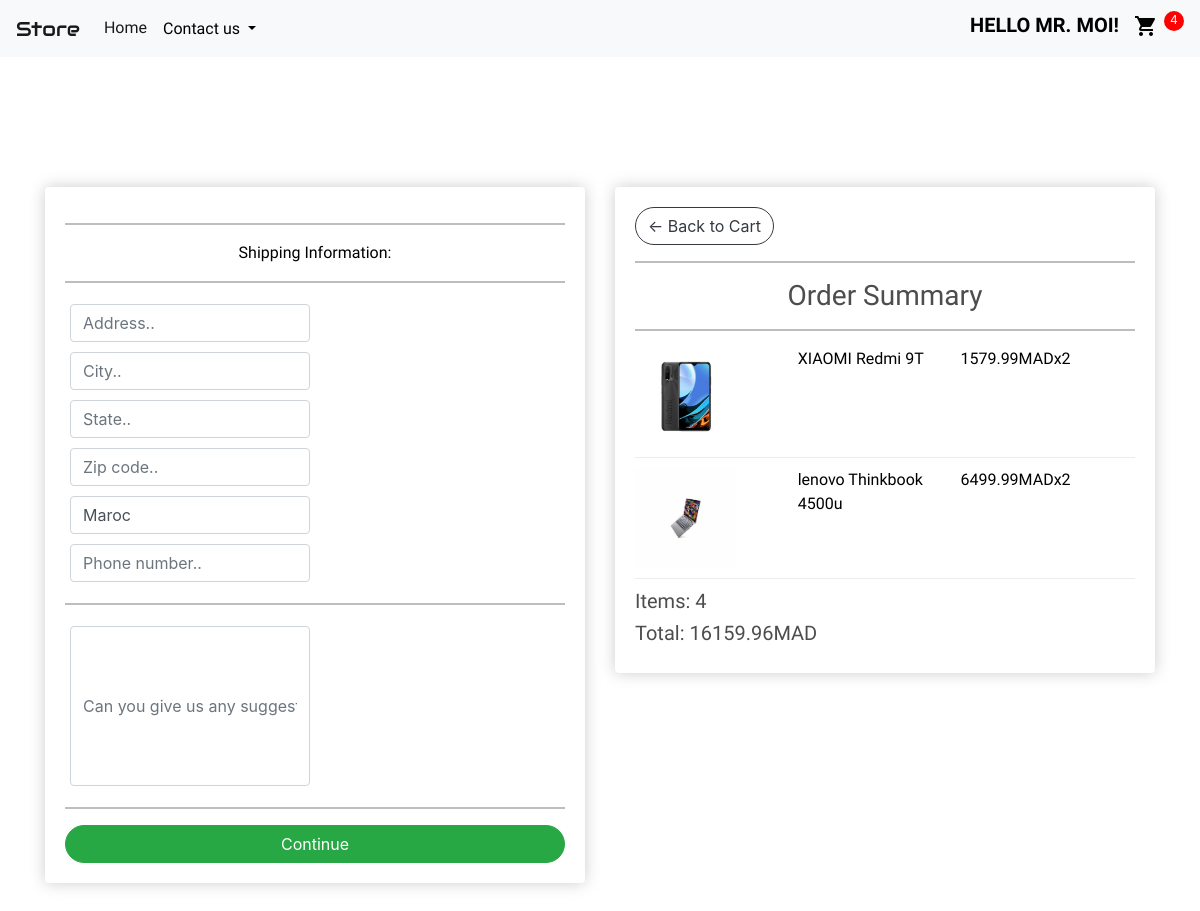
The app's page /chekout/ (signed in) with its own data.
### ecom/models.py (models this page shows, shortened)
class Customer(models.Model):
    user = models.OneToOneField(User, null=True, blank=True, on_delete=models.CASCADE)
    name = models.CharField(max_length=200, null=True)
    email = models.CharField(max_length=200)
    def __str__(self):
        return self.name

class OrderItem(models.Model):
    product = models.ForeignKey(Product, on_delete=models.SET_NULL, null=True)
    order = models.ForeignKey(Order, on_delete=models.SET_NULL, null=True)
    quantity = models.IntegerField(default=0, null=True, blank=True)
    date_added = models.DateTimeField(auto_now_add=True)
    @property
    def get_total(self):
        total = self.product.price * self.quantity
        return total

class Product(models.Model):
    name = models.CharField(max_length=200)
    price = models.FloatField()
    digital = models.BooleanField(default=False,null=True, blank=True)
    image = models.ImageField(null=True, blank=True)
    Description = models.TextField(max_length=200000000000000000000)
    view = models.ImageField(null=True, blank=True)
    list1 = models.CharField(max_length=2000,null=True,blank=True)
    list2 = models.CharField(max_length=2000,null=True,blank=True)
    list3 = models.CharField(max_length=2000,null=True,blank=True)
    list4 = models.CharField(max_length=2000,null=True,blank=True)
    list5 = models.CharField(max_length=2000,null=True,blank=True)
    list6 = models.CharField(max_length=2000,null=True,blank=True)
    list7 = models.CharField(max_length=2000,null=True,blank=True)
    list8 = models.CharField(max_length=2000,null=True,blank=True)
    list9 = models.CharField(max_length=2000,null=True,blank=True)
    list10 = models.CharField(max_length=2000,null=True,blank=True)
    list11 = models.CharField(max_length=2000,null=True,blank=True)

class Order(models.Model):
    customer = models.ForeignKey(Customer, on_delete=models.SET_NULL, null=True, blank=True)
    date_ordered = models.DateTimeField(auto_now_add=True)
    complete = models.BooleanField(default=False)
    transaction_id = models.CharField(max_length=100, null=True)
    @property
    def shipping(self):
        shipping = False
        orderitems = self.orderitem_set.all()
        for i in orderitems:
            if i.product.digital == False:
                shipping = True
        return shipping
    @property
    def get_cart_total(self):
        orderitems = self.orderitem_set.all()
        total = sum([item.get_total for item in orderitems])
        return total
    @property
    def get_cart_items(self):
        orderitems = self.orderitem_set.all()
        total = sum([item.quantity for item in orderitems])
        return total

### ecom/views.py (the view)
# urls.py: path('chekout/',views.chekout,name='chekout'),
def chekout(request):
    data = cartData(request)
    cartItems = data['cartItems']
    order = data['order']
    items = data['items']
    context = {'items':items, 'order':order, 'cartItems':cartItems}
    return render(request, 'chekout.html', context)

### ecom/utils.py (called while the page is built)
def cartData(request):
	if request.user.is_authenticated:
		customer = request.user.customer
		order, created = Order.objects.get_or_create(customer=customer, complete=False)
		items = order.orderitem_set.all()
		cartItems = order.get_cart_items
	else:
		cookieData = cookieCart(request)
		cartItems = cookieData['cartItems']
		order = cookieData['order']
		items = cookieData['items']
	return {'cartItems':cartItems ,'order':order, 'items':items}

### templates/chekout.html (shortened to what this page needs)
{% extends 'main.html' %}
{% load static %}
{% block content %}
     <div class="row">
        <div class="col-lg-6">
            <div class="box-element" id="form-wrapper">
                <form id="form">
                    <div id="shipping-info">
                        <hr>
                        <p style="font-family: 'Calligraffitti';text-align:center;">Shipping Information:</p>
                        <hr>
                        <div class="form-field">
                            <input class="form-control" type="text" name="address" placeholder="Address.." required>
                        </div>
                        <div class="form-field">
                            <input class="form-control" type="text" name="city" placeholder="City.." required>
                        </div>
                        <div class="form-field">
                            <input class="form-control" type="text" name="state" placeholder="State.." required>
                        </div>
                        <div class="form-field">
                            <input class="form-control" type="text" name="zipcode" placeholder="Zip code.." required>
                        </div>
                        <div class="form-field">
                            <input class="form-control" type="text" name="country" value="Maroc" placeholder="Country...." required>
                        </div>
                        <div class="form-field">
                            <input class="form-control" type="tel" name="phone" placeholder="Phone number.." required>
                        </div>
<hr>
                    <div class="form-field">
                            <input  class="form-control" style="height:20vh;width:100%;" type="text" name="suggestion" placeholder="Can you give us any suggestions to improve our quality of products or the quality of the site" required>
                        </div>
                    </div>
                    <hr>
                    <input style="border-radius: 20px"  id="form-button" class="btn btn-success btn-block" type="submit" value="Continue">
                </form>
            </div>
            <br>
        </div>
        <div class="col-lg-6">
            <div class="box-element">
                <a style="border-radius: 20px" class="btn btn-outline-dark" href="{% url 'cart' %}">&#x2190; Back to Cart</a>
                <hr>
                <h3 style="font-family: 'Calligraffitti';text-align:center;">Order Summary</h3>
                <hr>
                {% for item in items %}
                <div class="cart-row">
                    <div style="flex:2"><img class="row-image" src="{{item.product.image.url}}"></div>
                    <div style="flex:2;font-family: 'Sedgwick Ave Display';"><p>{{item.product.name}}</p></div>
                    <div style="flex:1;font-family: 'Quantico'"><p>{{item.product.price|floatformat:2}}MAD</p></div>
                    <div style="flex:1;font-family: 'Quantico'"><p>x{{item.quantity}}</p></div>
                </div>
                {% endfor %}
                <h5 style="font-family: 'Quantico'">Items:   {{order.get_cart_items}}</h5>
                <h5 style="font-family: 'Quantico'">Total:   {{order.get_cart_total|floatformat:2}}MAD</h5>
            </div>
        </div>
    </div>
{% endblock content %}

### templates/main.html (shortened to what this page needs)
<!DOCTYPE html> {% load static %}
<html>
<head>
    <link rel="stylesheet" href="https://stackpath.bootstrapcdn.com/bootstrap/4.4.1/css/bootstrap.min.css">
    <link rel="stylesheet" href="{% static 'css/bootstrap2.css' %}">
    <link rel="stylesheet" href="{% static  'css/bootstrap1.css' %}">
    <link rel="stylesheet" type="text/css" href="{% static 'css/main1.css' %}">
    <link rel="stylesheet" type="text/css" href="{% static 'css/swiper.css' %}">
</head>
<body>
    <nav class="navbar  navbar-light bg-light navbar-expand-lg">
        <a class="navbar-brand" style="font-family:audiowide;" href="{% url 'store' %}">Store</a>
        <div class="collapse navbar-collapse" id="navbarSupportedContent">
            <ul class="navbar-nav mr-auto">
                <li class="nav-item active">
                    <a class="nav-link" style="font-family:Beth Ellen;" href="{% url 'store' %}">
 Home <span class="sr-only">(current)</span></a>
                </li>
                <li class="nav-link" class="nav-item">
                    <div class="dropdown">
                        <a style="font-family:Beth Ellen;" class="dropdown-toggle" type="button" id="dropdownMenuButton1" data-bs-toggle="dropdown" aria-expanded="false">
   Contact us
  </a>
                    </div>
                </li>
        </div>
        {% if user.is_authenticated %}
        <h1 class="hello" style="color:rgb(0, 0, 0);font-size:20px;font-family:Calligraffitti;text-transform:uppercase;font-weight: bold;">Hello Mr. {{request.user.customer}}!</h1>{% else %}
        <h1 class="hello" style="font-size: 12px;font-family: calligraffitti;">Welcome To our store model</h1>{% endif %}
        <div id="cart" class="form-inline my-2 my-lg-0">
            <a href="{% url 'cart' %}">
                <i class="material-icons" id="cart-icon" style="    color: rgb(3, 3, 3);
width: 30px">&#xe547;</i></a>
            <p id="cart-total">{{cartItems}}</p>
        </div>
    </nav>
    <div class="container"> {% block content %}{% endblock content %}</div>
</body>
</html>

### static/css/main1.css (style rules this page uses)
h1, h2, h3, h4, h5, h6 { color: hsl(0, 0%, 30%); }
.box-element { box-shadow: hsl(0, 0%, 80%) 0 0 16px; background-color: #fff; border-radius: 4px; padding: 20px; }
nav { margin-top: 10px }
.row { margin-bottom: 40px; }
#cart-icon { width: 25px; display: inline-block; margin-left: 15px; }
.material-icons { font-style: normal; }
#cart-total { display: block; text-align: center; color: #fff; background-color: red; width: 20px; height: 20px; border-radius: 60%; font-size: 12px; }
.nav-item { color: white; }
.col-lg-4, .col-lg-6, .col-lg-8, .col-lg-12 { margin-top: 10px; }
.btn { border-radius: 0; }
.row-image { width: 100px; }
.form-field { width: 250px; display: inline-block; padding: 5px; }
.cart-row { display: flex; align-items: flex-stretch; padding-bottom: 10px; margin-bottom: 10px; border-bottom: 1px solid #ececec; }
.box-element { height: auto; width: auto; }
body { color: black; margin-left: 20%; margin-right: 20%; }
html { border-top-right-radius: 50%; border-bottom-right-radius: 80%; }
.container { margin-top: 10%; margin-bottom: 10%; }
body { margin: 0; font-family: -apple-system, BlinkMacSystemFont, 'Segoe UI', 'Roboto', 'Oxygen', 'Ubuntu', 'Cantarell', 'Fira Sans', 'Droid Sans', 'Helvetica Neue', sans-serif; -webkit-font-smoothing: antialiased; -moz-osx-font-smoothing: grayscale; border-top-right-radius: 50%; }

### templates/main.html (style rules this page uses)
html { scroll-behavior: smooth; margin: 0; }
nav { margin-top: 0; }
* { box-sizing: border-box; }
.dropdown { color: black; }

### records on screen
OrderItem: product.image (picture), product.name "XIAOMI Redmi 9T", product.price "1579.99", quantity "2"
OrderItem: product.image (picture), product.name "lenovo Thinkbook 4500u", product.price "6499.99", quantity "2"
Order: get_cart_items "4", get_cart_total "16159.96"

### other values on screen
{{ request.user.customer }} "MOI"
{{ cartItems }} "4"
